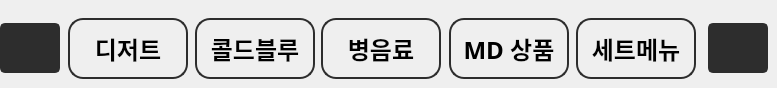
        <widget class="QWidget" name="category_2">
         <widget class="QPushButton" name="category_left_btn_2">
          <property name="geometry">
           <rect>
            <x>0</x>
            <y>23</y>
            <width>60</width>
            <height>50</height>
           </rect>
          </property>
          <property name="styleSheet">
           <string notr="true">background-color: rgb(45, 45, 45);
border: 2px solid rgb(45, 45, 45);
border-radius:5px; color:white; 
</string>
          </property>
          <property name="text">
           <string/>
          </property>
          <property name="icon">
           <iconset>
            <normaloff>img/qt자료/arrow-left.png</normaloff>img/qt자료/arrow-left.png</iconset>
          </property>
          <property name="iconSize">
           <size>
            <width>40</width>
            <height>40</height>
           </size>
          </property>
         </widget>
         <widget class="QPushButton" name="category_btn_14">
          <property name="geometry">
           <rect>
            <x>449</x>
            <y>18</y>
            <width>120</width>
            <height>61</height>
           </rect>
          </property>
          <property name="font">
           <font>
            <family>Pretendard ExtraBold</family>
            <pointsize>18</pointsize>
            <weight>75</weight>
            <bold>true</bold>
           </font>
          </property>
          <property name="styleSheet">
           <string notr="true">border-radius:15px;
border: 2px solid rgb(45, 45, 45);
</string>
          </property>
          <property name="text">
           <string>MD 상품</string>
          </property>
         </widget>
         <widget class="QPushButton" name="category_btn_11">
          <property name="geometry">
           <rect>
            <x>68</x>
            <y>18</y>
            <width>120</width>
            <height>61</height>
           </rect>
          </property>
          <property name="font">
           <font>
            <family>Pretendard ExtraBold</family>
            <pointsize>18</pointsize>
            <weight>75</weight>
            <bold>true</bold>
           </font>
          </property>
          <property name="styleSheet">
           <string notr="true">border-radius:15px;
border: 2px solid rgb(45, 45, 45);
</string>
          </property>
          <property name="text">
           <string>디저트</string>
          </property>
         </widget>
         <widget class="QPushButton" name="category_btn_13">
          <property name="geometry">
           <rect>
            <x>321</x>
            <y>18</y>
            <width>120</width>
            <height>61</height>
           </rect>
          </property>
          <property name="font">
           <font>
            <family>Pretendard ExtraBold</family>
            <pointsize>18</pointsize>
            <weight>75</weight>
            <bold>true</bold>
           </font>
          </property>
          <property name="styleSheet">
           <string notr="true">border-radius:15px;
border: 2px solid rgb(45, 45, 45);
</string>
          </property>
          <property name="text">
           <string>병음료</string>
          </property>
         </widget>
         <widget class="QPushButton" name="category_btn_15">
          <property name="geometry">
           <rect>
            <x>576</x>
            <y>18</y>
            <width>120</width>
            <height>61</height>
           </rect>
          </property>
          <property name="font">
           <font>
            <family>Pretendard ExtraBold</family>
            <pointsize>18</pointsize>
            <weight>75</weight>
            <bold>true</bold>
           </font>
          </property>
          <property name="styleSheet">
           <string notr="true">border-radius:15px;
border: 2px solid rgb(45, 45, 45);
</string>
          </property>
          <property name="text">
           <string>세트메뉴</string>
          </property>
         </widget>
         <widget class="QPushButton" name="category_right_btn_2">
          <property name="geometry">
           <rect>
            <x>708</x>
            <y>23</y>
            <width>60</width>
            <height>50</height>
           </rect>
          </property>
          <property name="styleSheet">
           <string notr="true">background-color: rgb(45, 45, 45);
border: 2px solid rgb(45, 45, 45);
border-radius:5px; color:white; 
</string>
          </property>
          <property name="text">
           <string/>
          </property>
          <property name="icon">
           <iconset>
            <normaloff>img/qt자료/arrow-right.png</normaloff>img/qt자료/arrow-right.png</iconset>
          </property>
          <property name="iconSize">
           <size>
            <width>40</width>
            <height>40</height>
           </size>
          </property>
         </widget>
         <widget class="QPushButton" name="category_btn_12">
          <property name="geometry">
           <rect>
            <x>195</x>
            <y>18</y>
            <width>120</width>
            <height>61</height>
           </rect>
          </property>
          <property name="font">
           <font>
            <family>Pretendard ExtraBold</family>
            <pointsize>18</pointsize>
            <weight>75</weight>
            <bold>true</bold>
           </font>
          </property>
          <property name="styleSheet">
           <string notr="true">border-radius:15px;
border: 2px solid rgb(45, 45, 45);
</string>
          </property>
          <property name="text">
           <string>콜드블루</string>
          </property>
         </widget>
        </widget>
